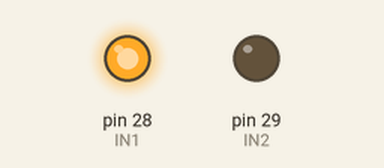
Simulated run of this sketch. Board: Arduino Mega 2560, built with avr-gcc and run on an emulated ATmega2560. On the bench: output pins drawn as LEDs (lit = HIGH).

Above: at 0.1 s.
Timing chart, 0 to 1.6 s (numbered marks = the images above):
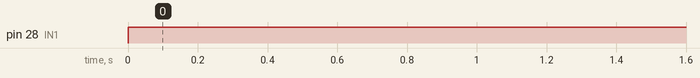

The sketch:

QUEMADO.ino
```cpp
int IN1 = 28;
int IN2 = 29;

void setup() {
  // put your setup code here, to run once:
  pinMode(IN1,OUTPUT);
  pinMode(IN2,OUTPUT);


}

void loop() {
  digitalWrite(IN1,HIGH);
  digitalWrite(IN2,LOW);


}
```

Measured:
- by itself, pin 28 (IN1): LOW → HIGH at 0.00 s
